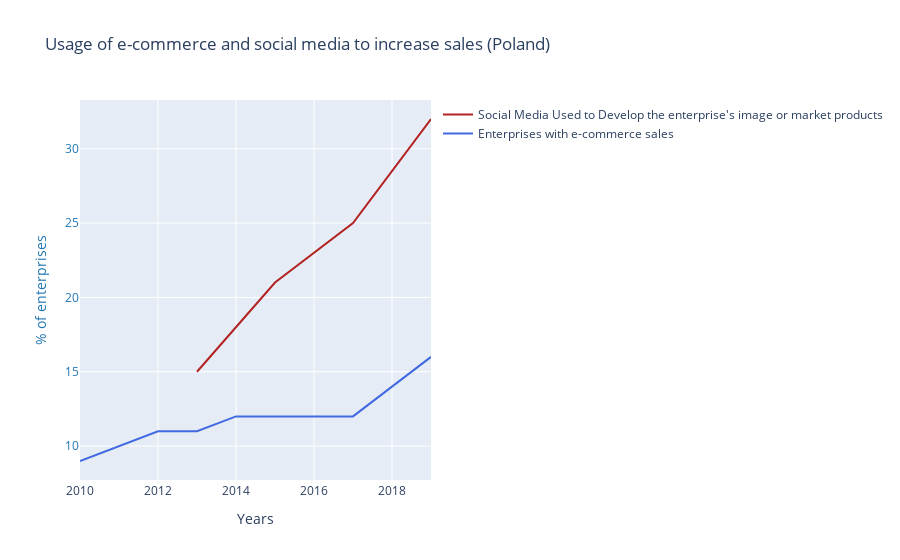

The code cell stored with this chart in its notebook:
### Code cell
import plotly.express as px
fig2 = go.Figure()

fig2 = go.Figure(data=[
    go.Scatter(mode="lines", 
               line={"color": color_2000s}, 
               name="Social Media Used to Develop the enterprise's image or market products", 
               x=social_media_used_by_purpose_df_poland['TIME'].values, 
               y=social_media_used_by_purpose_df_poland['Value'].values),
    go.Scatter(mode="lines", 
           line={"color": color_2010s}, name="Enterprises with e-commerce sales", 
           x=ecommerce_sales_df_poland['TIME'].values, 
           y=ecommerce_sales_df_poland['Value'].values),
])

fig2.update_layout(
    title="Usage of e-commerce and social media to increase sales (Poland)",
    yaxis=dict(
        title="% of enterprises",
        titlefont=dict(
            color="#1f77b4"
        ),
        tickfont=dict(
            color="#1f77b4"
        ),
        side="left",
        overlaying="y"
    ),
    xaxis = dict(
      title = 'Years',
      showgrid = True,
      zeroline = True,
      showline = True,
      showticklabels = True,
      gridwidth = 1
   ),
)
fig2.show()

### Figure 1 — Plotly figure (JSON) as saved in the notebook; plotly's stock layout.template omitted (floating-point values rounded to 4 significant figures)
{"data": [{"line": {"color": "firebrick"}, "mode": "lines", "name": "Social Media Used to Develop the enterprise's image or market products", "type": "scatter", "x": [2013, 2015, 2017, 2019], "y": ["15", "21", "25", "32"]}, {"line": {"color": "royalblue"}, "mode": "lines", "name": "Enterprises with e-commerce sales", "type": "scatter", "x": [2010, 2011, 2012, 2013, 2014, 2015, 2016, 2017, 2018, 2019], "y": ["9", "10", "11", "11", "12", "12", "12", "12", "14", "16"]}], "layout": {"title": {"text": "Usage of e-commerce and social media to increase sales (Poland)"}, "xaxis": {"gridwidth": 1, "showgrid": true, "showline": true, "showticklabels": true, "title": {"text": "Years"}, "zeroline": true}, "yaxis": {"overlaying": "y", "side": "left", "tickfont": {"color": "#1f77b4"}, "title": {"font": {"color": "#1f77b4"}, "text": "% of enterprises"}}}}
